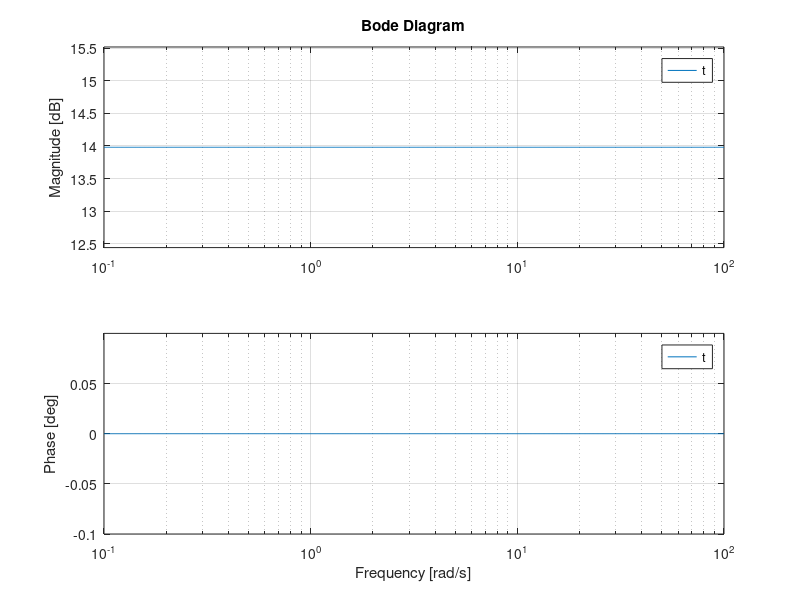

Write MATLAB code to recreate this figure.
%Program to find Bode Plot
%{ 
  25(s+1)(s+7)
 -------------
 s(s+2)(s+4)(s+8)
 %}
clc;clear all;close all;
% initialzations
k=input('enter the gain---->');
z=input('enter the zeros---->');
p=input('enter the ploes---->');
t=zpk(z,p,k);
bode(t);
grid on;
[Gm,Pm,Wgc,Wpc]=margin(t);
disp(Gm);
disp(Pm);
disp(Wgc);
disp(Wpc); 

%{
result:

enter the gain---->25
enter the zeros---->[-1 -7]
enter the ploes---->[0 -2 -4 -8]
   Inf

   63.1105

   Inf

    3.7440
%}